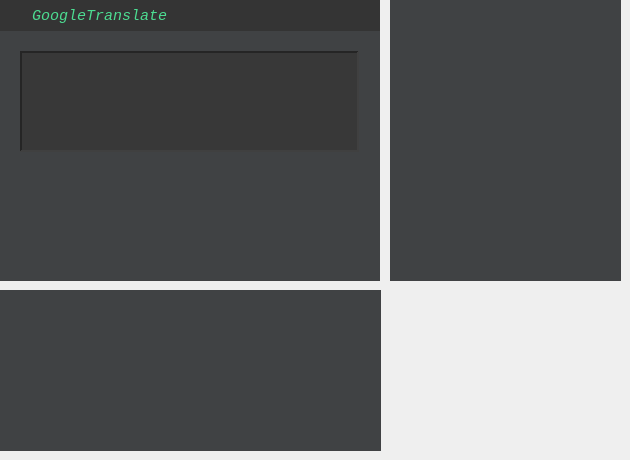
<?xml version="1.0" encoding="UTF-8"?>
<ui version="4.0">
 <class>MainWindow</class>
 <widget class="QMainWindow" name="MainWindow">
  <property name="geometry">
   <rect>
    <x>0</x>
    <y>0</y>
    <width>630</width>
    <height>460</height>
   </rect>
  </property>
  <property name="windowTitle">
   <string>kangke</string>
  </property>
  <property name="styleSheet">
   <string notr="true"/>
  </property>
  <widget class="QWidget" name="CentralWidget">
   <widget class="QWidget" name="MainWidget" native="true">
    <property name="geometry">
     <rect>
      <x>-1</x>
      <y>0</y>
      <width>381</width>
      <height>281</height>
     </rect>
    </property>
    <property name="styleSheet">
     <string notr="true">background-color: rgb(64, 66, 68);</string>
    </property>
    <widget class="QWidget" name="layoutWidget">
     <property name="geometry">
      <rect>
       <x>10</x>
       <y>40</y>
       <width>361</width>
       <height>231</height>
      </rect>
     </property>
     <layout class="QVBoxLayout" name="MainResultLayout">
      <item>
       <widget class="QPlainTextEdit" name="InputContent">
        <property name="font">
         <font>
          <family>Consolas</family>
          <pointsize>11</pointsize>
         </font>
        </property>
        <property name="contextMenuPolicy">
         <enum>Qt::DefaultContextMenu</enum>
        </property>
        <property name="styleSheet">
         <string notr="true">background-color: rgb(56, 56, 56);
color: rgb(255, 255, 255);</string>
        </property>
        <property name="frameShape">
         <enum>QFrame::Panel</enum>
        </property>
        <property name="frameShadow">
         <enum>QFrame::Sunken</enum>
        </property>
        <property name="lineWidth">
         <number>2</number>
        </property>
       </widget>
      </item>
      <item>
       <widget class="QPlainTextEdit" name="ReturnResult">
        <property name="enabled">
         <bool>true</bool>
        </property>
        <property name="font">
         <font>
          <family>Consolas</family>
          <pointsize>11</pointsize>
          <weight>9</weight>
          <italic>false</italic>
          <bold>false</bold>
         </font>
        </property>
        <property name="cursor" stdset="0">
         <cursorShape>ArrowCursor</cursorShape>
        </property>
        <property name="focusPolicy">
         <enum>Qt::ClickFocus</enum>
        </property>
        <property name="acceptDrops">
         <bool>false</bool>
        </property>
        <property name="styleSheet">
         <string notr="true">font: 75 11pt &quot;Consolas&quot;;
background-color: rgba(56, 56, 56, 0);
color: #4cdc91</string>
        </property>
        <property name="frameShape">
         <enum>QFrame::Panel</enum>
        </property>
        <property name="frameShadow">
         <enum>QFrame::Sunken</enum>
        </property>
        <property name="lineWidth">
         <number>2</number>
        </property>
        <property name="readOnly">
         <bool>true</bool>
        </property>
        <property name="textInteractionFlags">
         <set>Qt::TextSelectableByMouse</set>
        </property>
       </widget>
      </item>
     </layout>
    </widget>
    <widget class="QFrame" name="TitleFrame">
     <property name="geometry">
      <rect>
       <x>0</x>
       <y>0</y>
       <width>381</width>
       <height>31</height>
      </rect>
     </property>
     <property name="focusPolicy">
      <enum>Qt::ClickFocus</enum>
     </property>
     <property name="styleSheet">
      <string notr="true">background-color: rgb(52, 52, 52);</string>
     </property>
     <property name="frameShadow">
      <enum>QFrame::Plain</enum>
     </property>
     <layout class="QVBoxLayout" name="TitleVLayout">
      <property name="spacing">
       <number>0</number>
      </property>
      <property name="leftMargin">
       <number>0</number>
      </property>
      <property name="topMargin">
       <number>0</number>
      </property>
      <property name="rightMargin">
       <number>0</number>
      </property>
      <property name="bottomMargin">
       <number>0</number>
      </property>
      <item>
       <layout class="QHBoxLayout" name="TitleHLayout">
        <property name="spacing">
         <number>0</number>
        </property>
        <item>
         <widget class="QLabel" name="TitleIconLabel">
          <property name="minimumSize">
           <size>
            <width>25</width>
            <height>25</height>
           </size>
          </property>
          <property name="maximumSize">
           <size>
            <width>25</width>
            <height>25</height>
           </size>
          </property>
          <property name="layoutDirection">
           <enum>Qt::LeftToRight</enum>
          </property>
          <property name="text">
           <string/>
          </property>
          <property name="pixmap">
           <pixmap resource="resource.qrc">:/Qresource/Google_Translate_Icon.png</pixmap>
          </property>
          <property name="scaledContents">
           <bool>true</bool>
          </property>
         </widget>
        </item>
        <item>
         <spacer name="TitleHSpacer1">
          <property name="orientation">
           <enum>Qt::Horizontal</enum>
          </property>
          <property name="sizeType">
           <enum>QSizePolicy::Minimum</enum>
          </property>
          <property name="sizeHint" stdset="0">
           <size>
            <width>8</width>
            <height>20</height>
           </size>
          </property>
         </spacer>
        </item>
        <item>
         <widget class="QLabel" name="TitleTextLabel">
          <property name="minimumSize">
           <size>
            <width>150</width>
            <height>25</height>
           </size>
          </property>
          <property name="maximumSize">
           <size>
            <width>200</width>
            <height>25</height>
           </size>
          </property>
          <property name="font">
           <font>
            <family>Consolas</family>
            <pointsize>11</pointsize>
            <weight>50</weight>
            <italic>true</italic>
            <bold>false</bold>
           </font>
          </property>
          <property name="styleSheet">
           <string notr="true">color: #4cdc91</string>
          </property>
          <property name="text">
           <string>GoogleTranslate</string>
          </property>
         </widget>
        </item>
        <item>
         <spacer name="TitleHSpacer2">
          <property name="orientation">
           <enum>Qt::Horizontal</enum>
          </property>
          <property name="sizeHint" stdset="0">
           <size>
            <width>40</width>
            <height>25</height>
           </size>
          </property>
         </spacer>
        </item>
        <item>
         <widget class="ClickedLabel" name="TitleMinimizeLabel">
          <property name="minimumSize">
           <size>
            <width>25</width>
            <height>25</height>
           </size>
          </property>
          <property name="maximumSize">
           <size>
            <width>25</width>
            <height>25</height>
           </size>
          </property>
          <property name="palette">
           <palette>
            <active>
             <colorrole role="Button">
              <brush brushstyle="SolidPattern">
               <color alpha="255">
                <red>52</red>
                <green>52</green>
                <blue>52</blue>
               </color>
              </brush>
             </colorrole>
             <colorrole role="Base">
              <brush brushstyle="SolidPattern">
               <color alpha="255">
                <red>52</red>
                <green>52</green>
                <blue>52</blue>
               </color>
              </brush>
             </colorrole>
             <colorrole role="Window">
              <brush brushstyle="SolidPattern">
               <color alpha="255">
                <red>52</red>
                <green>52</green>
                <blue>52</blue>
               </color>
              </brush>
             </colorrole>
            </active>
            <inactive>
             <colorrole role="Button">
              <brush brushstyle="SolidPattern">
               <color alpha="255">
                <red>52</red>
                <green>52</green>
                <blue>52</blue>
               </color>
              </brush>
             </colorrole>
             <colorrole role="Base">
              <brush brushstyle="SolidPattern">
               <color alpha="255">
                <red>52</red>
                <green>52</green>
                <blue>52</blue>
               </color>
              </brush>
             </colorrole>
             <colorrole role="Window">
              <brush brushstyle="SolidPattern">
               <color alpha="255">
                <red>52</red>
                <green>52</green>
                <blue>52</blue>
               </color>
              </brush>
             </colorrole>
            </inactive>
            <disabled>
             <colorrole role="Button">
              <brush brushstyle="SolidPattern">
               <color alpha="255">
                <red>52</red>
                <green>52</green>
                <blue>52</blue>
               </color>
              </brush>
             </colorrole>
             <colorrole role="Base">
              <brush brushstyle="SolidPattern">
               <color alpha="255">
                <red>52</red>
                <green>52</green>
                <blue>52</blue>
               </color>
              </brush>
             </colorrole>
             <colorrole role="Window">
              <brush brushstyle="SolidPattern">
               <color alpha="255">
                <red>52</red>
                <green>52</green>
                <blue>52</blue>
               </color>
              </brush>
             </colorrole>
            </disabled>
           </palette>
          </property>
          <property name="text">
           <string/>
          </property>
          <property name="pixmap">
           <pixmap resource="resource.qrc">:/Qresource/Close4_Icon.png</pixmap>
          </property>
          <property name="scaledContents">
           <bool>true</bool>
          </property>
         </widget>
        </item>
       </layout>
      </item>
     </layout>
    </widget>
   </widget>
   <widget class="QScrollArea" name="Synonym_enScrollArea">
    <property name="geometry">
     <rect>
      <x>390</x>
      <y>0</y>
      <width>231</width>
      <height>281</height>
     </rect>
    </property>
    <property name="sizePolicy">
     <sizepolicy hsizetype="Fixed" vsizetype="Fixed">
      <horstretch>0</horstretch>
      <verstretch>0</verstretch>
     </sizepolicy>
    </property>
    <property name="maximumSize">
     <size>
      <width>231</width>
      <height>281</height>
     </size>
    </property>
    <property name="font">
     <font>
      <family>Consolas</family>
     </font>
    </property>
    <property name="layoutDirection">
     <enum>Qt::LeftToRight</enum>
    </property>
    <property name="styleSheet">
     <string notr="true">background-color: rgb(64, 66, 68);</string>
    </property>
    <property name="frameShape">
     <enum>QFrame::NoFrame</enum>
    </property>
    <property name="widgetResizable">
     <bool>false</bool>
    </property>
    <widget class="QWidget" name="Synonym_enContents">
     <property name="geometry">
      <rect>
       <x>0</x>
       <y>0</y>
       <width>200</width>
       <height>281</height>
      </rect>
     </property>
     <property name="sizePolicy">
      <sizepolicy hsizetype="Fixed" vsizetype="Preferred">
       <horstretch>0</horstretch>
       <verstretch>0</verstretch>
      </sizepolicy>
     </property>
     <property name="maximumSize">
      <size>
       <width>210</width>
       <height>16777215</height>
      </size>
     </property>
     <property name="font">
      <font>
       <family>Consolas</family>
      </font>
     </property>
     <property name="styleSheet">
      <string notr="true">color: #dfdddd;</string>
     </property>
    </widget>
   </widget>
   <widget class="QScrollArea" name="Synonym_zh_CNScrollArea">
    <property name="geometry">
     <rect>
      <x>0</x>
      <y>290</y>
      <width>381</width>
      <height>161</height>
     </rect>
    </property>
    <property name="sizePolicy">
     <sizepolicy hsizetype="Fixed" vsizetype="Fixed">
      <horstretch>0</horstretch>
      <verstretch>0</verstretch>
     </sizepolicy>
    </property>
    <property name="maximumSize">
     <size>
      <width>381</width>
      <height>161</height>
     </size>
    </property>
    <property name="styleSheet">
     <string notr="true">background-color: rgb(64, 66, 68);</string>
    </property>
    <property name="frameShape">
     <enum>QFrame::NoFrame</enum>
    </property>
    <property name="widgetResizable">
     <bool>false</bool>
    </property>
    <widget class="QWidget" name="Synonym_zh_CNContents">
     <property name="geometry">
      <rect>
       <x>0</x>
       <y>0</y>
       <width>350</width>
       <height>155</height>
      </rect>
     </property>
     <property name="maximumSize">
      <size>
       <width>350</width>
       <height>16777215</height>
      </size>
     </property>
     <property name="font">
      <font>
       <family>Consolas</family>
       <pointsize>10</pointsize>
      </font>
     </property>
     <property name="styleSheet">
      <string notr="true">color: #dfdddd;</string>
     </property>
    </widget>
   </widget>
  </widget>
 </widget>
 <layoutdefault spacing="6" margin="11"/>
 <customwidgets>
  <customwidget>
   <class>ClickedLabel</class>
   <extends>QLabel</extends>
   <header location="global">clicked_label.h</header>
   <slots>
    <signal>clicked()</signal>
   </slots>
  </customwidget>
 </customwidgets>
 <resources>
  <include location="resource.qrc"/>
 </resources>
 <connections/>
 <slots>
  <slot>quit()</slot>
 </slots>
</ui>
